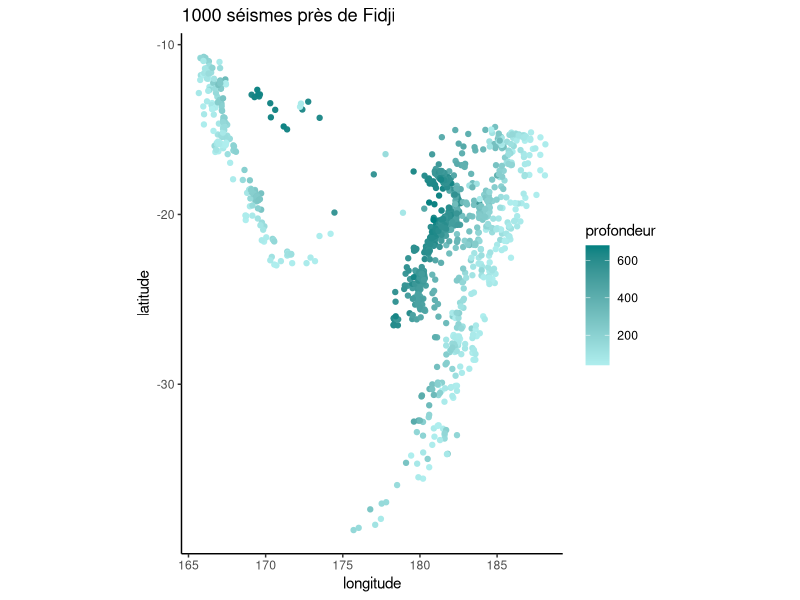

R code for this plot:
## ---- chunk 1
knitr::opts_chunk$set(comment = '', fig.align = 'center', out.width = "100%")
## ---- chunk 2
quakes$region <- factor(quakes$long >= 175, labels = c("Ouest", "Est"))
quakes$mag_catego <- factor(floor(quakes$mag))
str(quakes)
## ---- chunk 3
WorldPhones <- data.frame(WorldPhones)
WorldPhones$Year <- as.numeric(rownames(WorldPhones))
head(WorldPhones, n = 3)
## ---- chunk 4
library(tidyr)
WorldPhones_long <- pivot_longer(
  data = WorldPhones, 
  cols = c(N.Amer, Europe, Asia, S.Amer, Oceania, Africa, Mid.Amer), 
  names_to = "Region", 
  values_to = "Nbr.Phones")

head(WorldPhones_long, n = 5)
## ---- chunk 5
library(gganimate)
## ---- chunk 6
p <- ggplot(data = quakes) +
  geom_point(mapping = aes(x = long, 
                           y = lat,
                           colour = depth,
                           group = region)) +
  ggtitle("1000 séismes près de Fidji") +
  xlab("longitude") + 
  ylab("latitude") +
  labs(colour = "profondeur") +
  scale_color_gradient(low = "paleturquoise", 
                       high = "#008080") +
  theme_classic() +
  coord_quickmap()

p
## ---- chunk 7
panim <- p + 
  transition_time(depth) +
  shadow_mark(past = TRUE, 
              future = FALSE) + 
  enter_fade() +
  exit_fade()
 
animate(panim, nframes = 100, end_pause = 15, rewind = TRUE) 

## ---- chunk 8
panim1 <- p + 
  transition_time(depth)

panim1

## ---- chunk 9
panim2 <- p + 
  transition_time(depth) +
  shadow_mark(past = TRUE, 
              future = FALSE)
 
panim2

## ---- chunk 10
panim3 <- p + 
  transition_time(depth) +
  shadow_mark(past = TRUE, 
              future = FALSE) + 
  enter_fade() +
  exit_fade()

## ---- chunk 11
panim <- p + 
  transition_time(depth) +
  shadow_mark(past = TRUE, 
              future = FALSE) + 
  enter_fade() +
  exit_fade()
 
animate(panim, nframes = 100, end_pause = 15, rewind = TRUE) 

## ---- chunk 12
p2 <- p + 
  transition_states(region, 
                    wrap = FALSE, 
                    transition_length = 3, 
                    state_length = 0.5) +
  shadow_mark(past = FALSE, 
              future = FALSE) + 
  enter_fade() +
  exit_fade()
 
animate(p2, nframes = 100, rewind = TRUE) 

## ---- chunk 13

bp <- ggplot(data = quakes, 
             mapping = aes(x = mag_catego, y = stations)) +
  geom_boxplot() +
  geom_jitter(mapping = aes(colour = region),
              alpha = 0.4) +
  ggtitle("Nombre de stations ayant rapporté des séismes\nd'une certaine classe de magnitudes") +
  theme(plot.title = element_text(hjust = 0.5)) +
  xlab("Classe de magnitude") +
  ylab("Nombre de stations") +
  labs(colour = "Région")+
  theme_classic()+
  scale_color_manual(values = c("darkcyan", "#FF69B4"))
  

bpanim <- bp + 
  transition_layers(layer_length = 0.5, 
                    transition_length = 1) +
  enter_grow() + 
  enter_fade()

animate(bpanim, rewind = TRUE)

## ---- chunk 14
WP <- ggplot(data = WorldPhones_long) +
  geom_col(mapping = aes(x = Region, y = Nbr.Phones), 
           fill = "darkcyan") +
  theme_classic() +
  xlab("Région") +
  ylab("Nombre de téléphones (en milliers)") +
  transition_states(Year,
                    transition_length = 2,
                    state_length = 1, 
                    wrap = TRUE) +
  ggtitle("Année : {closest_state}")

WP

## ---- chunk 15

WP2 <- ggplot(data = WorldPhones_long) +
  geom_col(mapping = aes(x = Region, y = Nbr.Phones), 
           fill = "cyan3") +
  geom_col(data = WorldPhones_long[WorldPhones_long$Year == 1951,], 
           mapping = aes(x = Region, y = Nbr.Phones), 
           fill = "darkcyan", 
           show.legend = TRUE) +
  theme_classic() +
  xlab("Région") +
  ylab("Nombre de téléphones (en milliers)") +
  transition_states(Year,
                    transition_length = 2,
                    state_length = 1, 
                    wrap = TRUE) +
  ggtitle("Année : {closest_state}") +
  shadow_mark()

WP2

## ---- chunk 16

WP3 <- ggplot(data = WorldPhones_long, aes(x = Year, y = Nbr.Phones, group=Region, color=Region)) +
    geom_line() +
    geom_point() +
    ggtitle("Nombre de téléphones (en milliers) entre 1951 et 1961") +
    ylab("Nombre de téléphones") +
    xlab("Année")+
    theme_classic()+
    view_follow(fixed_x = TRUE, 
                fixed_y = FALSE) +
    transition_reveal(Year)
    

WP3 <- animate(WP3, end_pause = 15)

WP3
